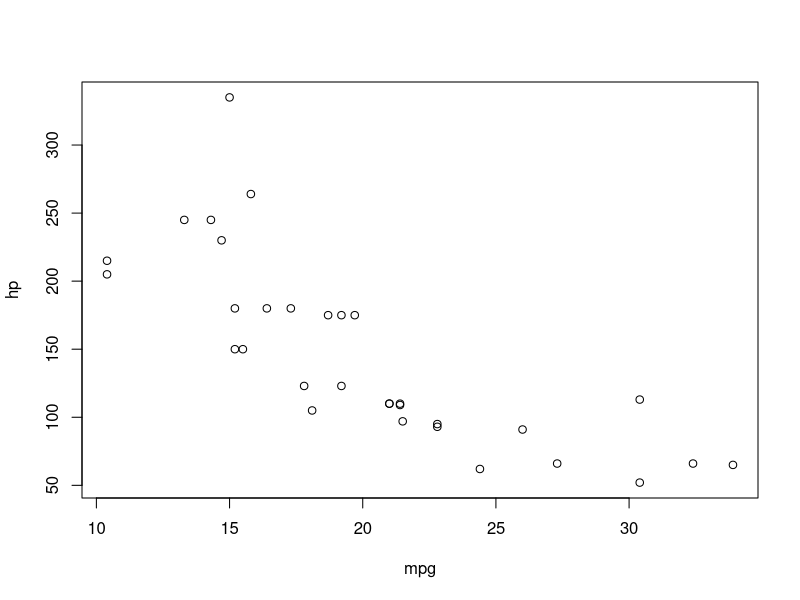
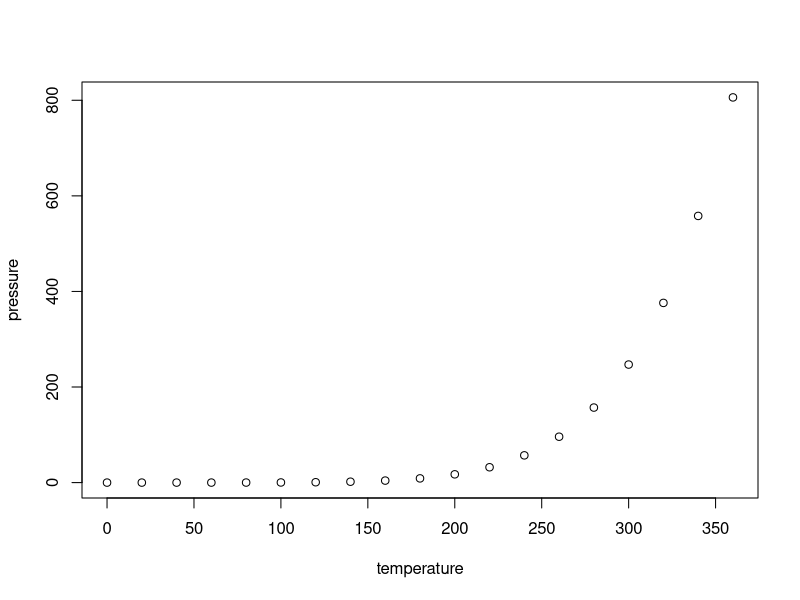
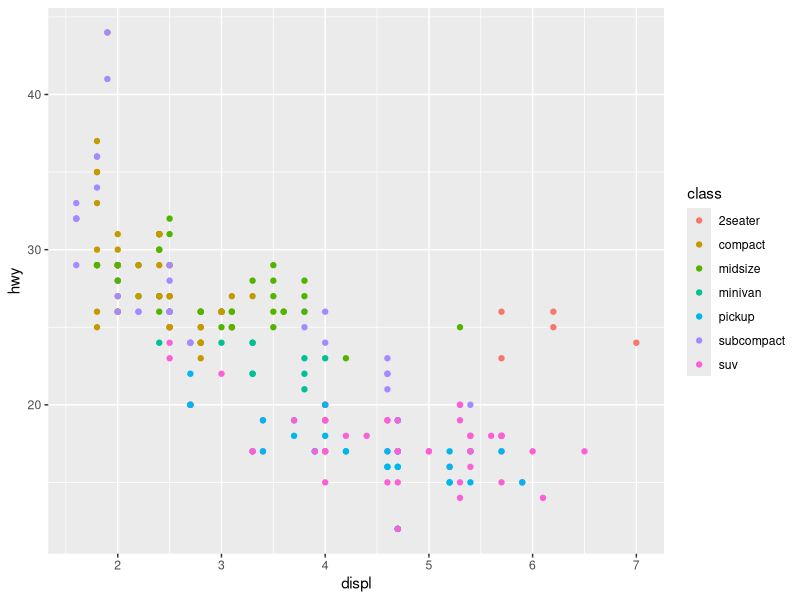

These figures' R source, in order:
## ---- chunk 1
knitr::opts_chunk$set(
  collapse = TRUE,
  dev = "ragg_png",
  comment = "#>"
)

## ---- chunk 2
summary(cars)
## ---- chunk 3
2 * 5

with(mtcars, plot(mpg, hp))
## ---- chunk 4
plot(pressure)
warning("Look at me.")
## ---- chunk 5
# chache = TRUE R speichert die schon gerunnten langsamen Chunks 
slow_square <- function(x){
Sys.sleep(5)
x * x
}
slow_square(4)
## ---- chunk 6
library(ggplot2)
ggplot(mpg, aes(displ, hwy, colour = class)) +
geom_point()
